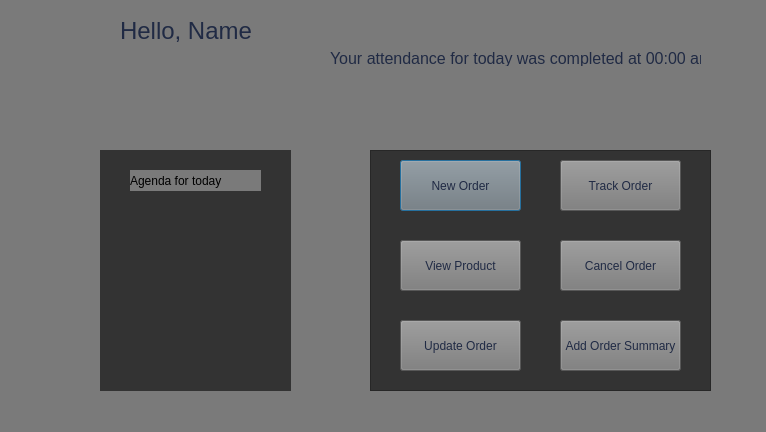
<?xml version="1.0" encoding="UTF-8"?>
<ui version="4.0">
 <class>EmployeeDash</class>
 <widget class="QDialog" name="EmployeeDash">
  <property name="geometry">
   <rect>
    <x>0</x>
    <y>0</y>
    <width>766</width>
    <height>432</height>
   </rect>
  </property>
  <property name="windowTitle">
   <string>Dialog</string>
  </property>
  <property name="styleSheet">
   <string notr="true">background-color: rgb(122, 122, 122);</string>
  </property>
  <widget class="QLabel" name="label">
   <property name="geometry">
    <rect>
     <x>120</x>
     <y>10</y>
     <width>141</width>
     <height>41</height>
    </rect>
   </property>
   <property name="font">
    <font>
     <pointsize>18</pointsize>
    </font>
   </property>
   <property name="styleSheet">
    <string notr="true">background-color: rgb(122, 122, 122);
color: rgb(32, 42, 68);</string>
   </property>
   <property name="text">
    <string>Hello, Name </string>
   </property>
  </widget>
  <widget class="QLabel" name="label_2">
   <property name="geometry">
    <rect>
     <x>100</x>
     <y>150</y>
     <width>191</width>
     <height>241</height>
    </rect>
   </property>
   <property name="styleSheet">
    <string notr="true">background-color: rgb(51, 51, 51);</string>
   </property>
   <property name="text">
    <string/>
   </property>
  </widget>
  <widget class="QLabel" name="label_3">
   <property name="geometry">
    <rect>
     <x>330</x>
     <y>50</y>
     <width>371</width>
     <height>16</height>
    </rect>
   </property>
   <property name="font">
    <font>
     <pointsize>12</pointsize>
    </font>
   </property>
   <property name="tabletTracking">
    <bool>false</bool>
   </property>
   <property name="styleSheet">
    <string notr="true">background-color: rgb(122, 122, 122);
;
color: rgb(32, 42, 68);</string>
   </property>
   <property name="text">
    <string>Your attendance for today was completed at 00:00 am</string>
   </property>
  </widget>
  <widget class="QFrame" name="frame">
   <property name="geometry">
    <rect>
     <x>370</x>
     <y>150</y>
     <width>341</width>
     <height>241</height>
    </rect>
   </property>
   <property name="styleSheet">
    <string notr="true">background-color: rgb(51, 51, 51);</string>
   </property>
   <property name="frameShape">
    <enum>QFrame::StyledPanel</enum>
   </property>
   <property name="frameShadow">
    <enum>QFrame::Raised</enum>
   </property>
   <widget class="QPushButton" name="pushButton">
    <property name="geometry">
     <rect>
      <x>30</x>
      <y>10</y>
      <width>121</width>
      <height>51</height>
     </rect>
    </property>
    <property name="styleSheet">
     <string notr="true">color: rgb(32, 42, 68);
background-color: rgb(122, 122, 122);</string>
    </property>
    <property name="text">
     <string>New Order</string>
    </property>
   </widget>
   <widget class="QPushButton" name="pushButton_2">
    <property name="geometry">
     <rect>
      <x>190</x>
      <y>10</y>
      <width>121</width>
      <height>51</height>
     </rect>
    </property>
    <property name="styleSheet">
     <string notr="true">background-color: rgb(122, 122, 122);
color: rgb(32, 42, 68);</string>
    </property>
    <property name="text">
     <string>Track Order</string>
    </property>
   </widget>
   <widget class="QPushButton" name="pushButton_3">
    <property name="geometry">
     <rect>
      <x>30</x>
      <y>90</y>
      <width>121</width>
      <height>51</height>
     </rect>
    </property>
    <property name="styleSheet">
     <string notr="true">background-color: rgb(122, 122, 122);
color: rgb(32, 42, 68);</string>
    </property>
    <property name="text">
     <string>View Product</string>
    </property>
   </widget>
   <widget class="QPushButton" name="pushButton_4">
    <property name="geometry">
     <rect>
      <x>190</x>
      <y>90</y>
      <width>121</width>
      <height>51</height>
     </rect>
    </property>
    <property name="styleSheet">
     <string notr="true">background-color: rgb(122, 122, 122);
color: rgb(32, 42, 68);</string>
    </property>
    <property name="text">
     <string>Cancel Order</string>
    </property>
   </widget>
   <widget class="QPushButton" name="pushButton_5">
    <property name="geometry">
     <rect>
      <x>30</x>
      <y>170</y>
      <width>121</width>
      <height>51</height>
     </rect>
    </property>
    <property name="styleSheet">
     <string notr="true">background-color: rgb(122, 122, 122);
color: rgb(32, 42, 68);</string>
    </property>
    <property name="text">
     <string>Update Order</string>
    </property>
   </widget>
   <widget class="QPushButton" name="pushButton_6">
    <property name="geometry">
     <rect>
      <x>190</x>
      <y>170</y>
      <width>121</width>
      <height>51</height>
     </rect>
    </property>
    <property name="styleSheet">
     <string notr="true">background-color: rgb(122, 122, 122);
color: rgb(32, 42, 68);</string>
    </property>
    <property name="text">
     <string>Add Order Summary</string>
    </property>
   </widget>
  </widget>
  <widget class="QLabel" name="label_4">
   <property name="geometry">
    <rect>
     <x>130</x>
     <y>170</y>
     <width>131</width>
     <height>21</height>
    </rect>
   </property>
   <property name="styleSheet">
    <string notr="true">background-color: rgb(122, 122, 122);</string>
   </property>
   <property name="text">
    <string>Agenda for today</string>
   </property>
  </widget>
 </widget>
 <resources/>
 <connections/>
</ui>
